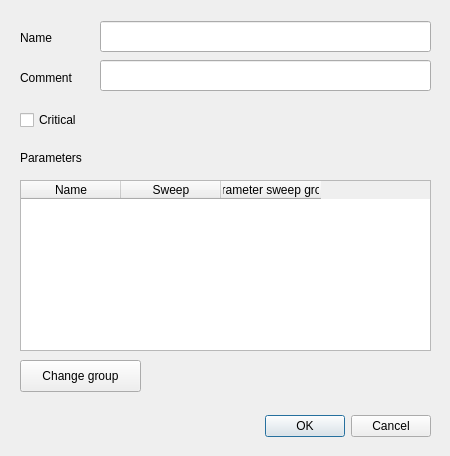
<?xml version="1.0" encoding="UTF-8"?>
<ui version="4.0">
 <class>Dialog</class>
 <widget class="QDialog" name="Dialog">
  <property name="geometry">
   <rect>
    <x>0</x>
    <y>0</y>
    <width>450</width>
    <height>456</height>
   </rect>
  </property>
  <property name="windowTitle">
   <string>Edit task</string>
  </property>
  <widget class="QDialogButtonBox" name="buttonBox">
   <property name="geometry">
    <rect>
     <x>250</x>
     <y>410</y>
     <width>181</width>
     <height>32</height>
    </rect>
   </property>
   <property name="orientation">
    <enum>Qt::Horizontal</enum>
   </property>
   <property name="standardButtons">
    <set>QDialogButtonBox::Cancel|QDialogButtonBox::Ok</set>
   </property>
  </widget>
  <widget class="QLabel" name="labelName">
   <property name="geometry">
    <rect>
     <x>20</x>
     <y>30</y>
     <width>62</width>
     <height>16</height>
    </rect>
   </property>
   <property name="text">
    <string>Name</string>
   </property>
  </widget>
  <widget class="QLabel" name="labelComment">
   <property name="geometry">
    <rect>
     <x>20</x>
     <y>70</y>
     <width>71</width>
     <height>16</height>
    </rect>
   </property>
   <property name="text">
    <string>Comment</string>
   </property>
  </widget>
  <widget class="QLabel" name="labelParameters">
   <property name="geometry">
    <rect>
     <x>20</x>
     <y>150</y>
     <width>91</width>
     <height>16</height>
    </rect>
   </property>
   <property name="text">
    <string>Parameters</string>
   </property>
  </widget>
  <widget class="QTableWidget" name="tableParameters">
   <property name="geometry">
    <rect>
     <x>20</x>
     <y>180</y>
     <width>411</width>
     <height>171</height>
    </rect>
   </property>
   <property name="editTriggers">
    <set>QAbstractItemView::NoEditTriggers</set>
   </property>
   <column>
    <property name="text">
     <string>Name</string>
    </property>
   </column>
   <column>
    <property name="text">
     <string>Sweep</string>
    </property>
   </column>
   <column>
    <property name="text">
     <string>Parameter sweep group</string>
    </property>
   </column>
  </widget>
  <widget class="QLineEdit" name="textEditName">
   <property name="geometry">
    <rect>
     <x>100</x>
     <y>21</y>
     <width>331</width>
     <height>31</height>
    </rect>
   </property>
  </widget>
  <widget class="QLineEdit" name="textEditComment">
   <property name="geometry">
    <rect>
     <x>100</x>
     <y>60</y>
     <width>331</width>
     <height>31</height>
    </rect>
   </property>
  </widget>
  <widget class="QPushButton" name="buttonChangeGroup">
   <property name="geometry">
    <rect>
     <x>20</x>
     <y>360</y>
     <width>121</width>
     <height>32</height>
    </rect>
   </property>
   <property name="text">
    <string>Change group</string>
   </property>
  </widget>
  <widget class="QCheckBox" name="checkBoxCritical">
   <property name="geometry">
    <rect>
     <x>20</x>
     <y>110</y>
     <width>87</width>
     <height>20</height>
    </rect>
   </property>
   <property name="text">
    <string>Critical</string>
   </property>
  </widget>
 </widget>
 <resources/>
 <connections>
  <connection>
   <sender>buttonBox</sender>
   <signal>accepted()</signal>
   <receiver>Dialog</receiver>
   <slot>accept()</slot>
   <hints>
    <hint type="sourcelabel">
     <x>248</x>
     <y>254</y>
    </hint>
    <hint type="destinationlabel">
     <x>157</x>
     <y>274</y>
    </hint>
   </hints>
  </connection>
  <connection>
   <sender>buttonBox</sender>
   <signal>rejected()</signal>
   <receiver>Dialog</receiver>
   <slot>reject()</slot>
   <hints>
    <hint type="sourcelabel">
     <x>316</x>
     <y>260</y>
    </hint>
    <hint type="destinationlabel">
     <x>286</x>
     <y>274</y>
    </hint>
   </hints>
  </connection>
 </connections>
</ui>
